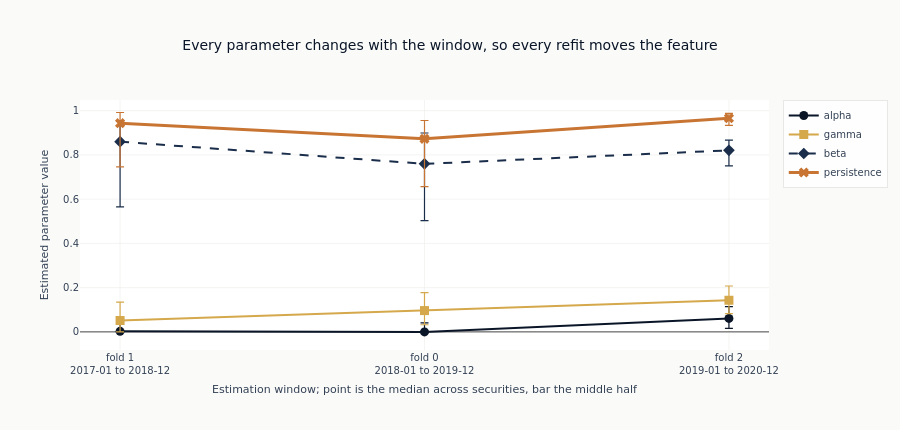

Notebook cell for this chart:
### Markdown cell above
## D. Fit stability across folds

The whole method rests on re-estimating at every fold boundary, and that is only worth its cost
if the estimates actually move. If the same parameters come back fold after fold, the refit
bought nothing and one estimation would have done. If they swing, then the feature carries
whatever the estimation window happened to contain as much as it carries anything about the
share, and a reader should treat it accordingly - and a consumer must join on the fold, because
the same date and security carry a different value depending on which window produced it.

Persistence is the summary to read, and it is the sum of the other three: $\alpha + \gamma/2 +
\beta$. A value near one means a shock to volatility decays slowly, so today's variance says
something about tomorrow's - which is the property that makes a conditional volatility worth
forecasting at all. A value near zero would mean the model has nothing to carry forward and the
forecast is close to a constant.

### F3. Fit stability across folds

One line per estimated parameter, the windows in the order they run. The point is drawn at the
median across securities and the bar spans the middle half of them, so a line that stays flat
says the securities as a group were estimated the same way in every window and a line that moves
says they were not. All four parameters are dimensionless and bounded the same way, so they
share an axis. Persistence is not one of the four inputs to the model; it is the sum of the
other three and is drawn beside them because it is the quantity that says how long a shock
lasts.

### Code cell
ordered_folds = sorted(splits, key=lambda row: row["fit_start"])
axis_labels = [
    f"fold {row['fold']}<br>{row['fit_start'][:7]} to {row['fit_end'][:7]}" for row in ordered_folds
]
# Two of the four palette colours are near-identical navies, so each line also carries its own
# dash pattern and marker; the chart stays readable where the colours do not separate.
parameter_colours = ml4t_palette(4, categorical=True)
styles = [
    ("alpha", parameter_colours[0], "solid", "circle", 2),
    ("gamma", parameter_colours[1], "solid", "square", 2),
    ("beta", parameter_colours[2], "dash", "diamond", 2),
    ("persistence", parameter_colours[3], "solid", "x", 3),
]
fig = go.Figure()
for name, colour, dash, marker, width in styles:
    medians, lower, upper = [], [], []
    for row in ordered_folds:
        column = parameters.filter(pl.col("fold") == row["fold"])[name]
        medians.append(column.median())
        lower.append(column.median() - column.quantile(0.25))
        upper.append(column.quantile(0.75) - column.median())
    fig.add_scatter(
        x=axis_labels,
        y=medians,
        error_y=dict(type="data", symmetric=False, array=upper, arrayminus=lower, thickness=1.2),
        mode="lines+markers",
        name=name,
        line=dict(color=colour, width=width, dash=dash),
        marker=dict(size=9, symbol=marker),
    )
fig.update_layout(
    title="Every parameter changes with the window, so every refit moves the feature",
    xaxis_title="Estimation window; point is the median across securities, bar the middle half",
    yaxis_title="Estimated parameter value",
    height=430,
)
fig.show()

### Figure 1 — Plotly figure (JSON) as saved in the notebook; plotly's stock layout.template omitted (floating-point values rounded to 4 significant figures)
{"data": [{"error_y": {"array": [0.05769, 0.04104, 0.05308], "arrayminus": [0.002262, 2.648e-09, 0.04491], "symmetric": false, "thickness": 1.2, "type": "data"}, "line": {"color": "#0a1628", "dash": "solid", "width": 2}, "marker": {"size": 9, "symbol": "circle"}, "mode": "lines+markers", "name": "alpha", "type": "scatter", "x": ["fold 1<br>2017-01 to 2018-12", "fold 0<br>2018-01 to 2019-12", "fold 2<br>2019-01 to 2020-12"], "y": [0.002262, 2.648e-09, 0.06085]}, {"error_y": {"array": [0.08265, 0.08088, 0.06436], "arrayminus": [0.05147, 0.06392, 0.06021], "symmetric": false, "thickness": 1.2, "type": "data"}, "line": {"color": "#D4A84B", "dash": "solid", "width": 2}, "marker": {"size": 9, "symbol": "square"}, "mode": "lines+markers", "name": "gamma", "type": "scatter", "x": ["fold 1<br>2017-01 to 2018-12", "fold 0<br>2018-01 to 2019-12", "fold 2<br>2019-01 to 2020-12"], "y": [0.05147, 0.09621, 0.1429]}, {"error_y": {"array": [0.09382, 0.1395, 0.04608], "arrayminus": [0.2944, 0.2567, 0.06992], "symmetric": false, "thickness": 1.2, "type": "data"}, "line": {"color": "#1a2d4a", "dash": "dash", "width": 2}, "marker": {"size": 9, "symbol": "diamond"}, "mode": "lines+markers", "name": "beta", "type": "scatter", "x": ["fold 1<br>2017-01 to 2018-12", "fold 0<br>2018-01 to 2019-12", "fold 2<br>2019-01 to 2020-12"], "y": [0.8595, 0.7594, 0.8206]}, {"error_y": {"array": [0.0483, 0.08267, 0.02227], "arrayminus": [0.1978, 0.216, 0.03227], "symmetric": false, "thickness": 1.2, "type": "data"}, "line": {"color": "#C87533", "dash": "solid", "width": 3}, "marker": {"size": 9, "symbol": "x"}, "mode": "lines+markers", "name": "persistence", "type": "scatter", "x": ["fold 1<br>2017-01 to 2018-12", "fold 0<br>2018-01 to 2019-12", "fold 2<br>2019-01 to 2020-12"], "y": [0.9433, 0.8727, 0.9658]}], "layout": {"height": 430, "title": {"text": "Every parameter changes with the window, so every refit moves the feature"}, "xaxis": {"title": {"text": "Estimation window; point is the median across securities, bar the middle half"}}, "yaxis": {"title": {"text": "Estimated parameter value"}}}}
